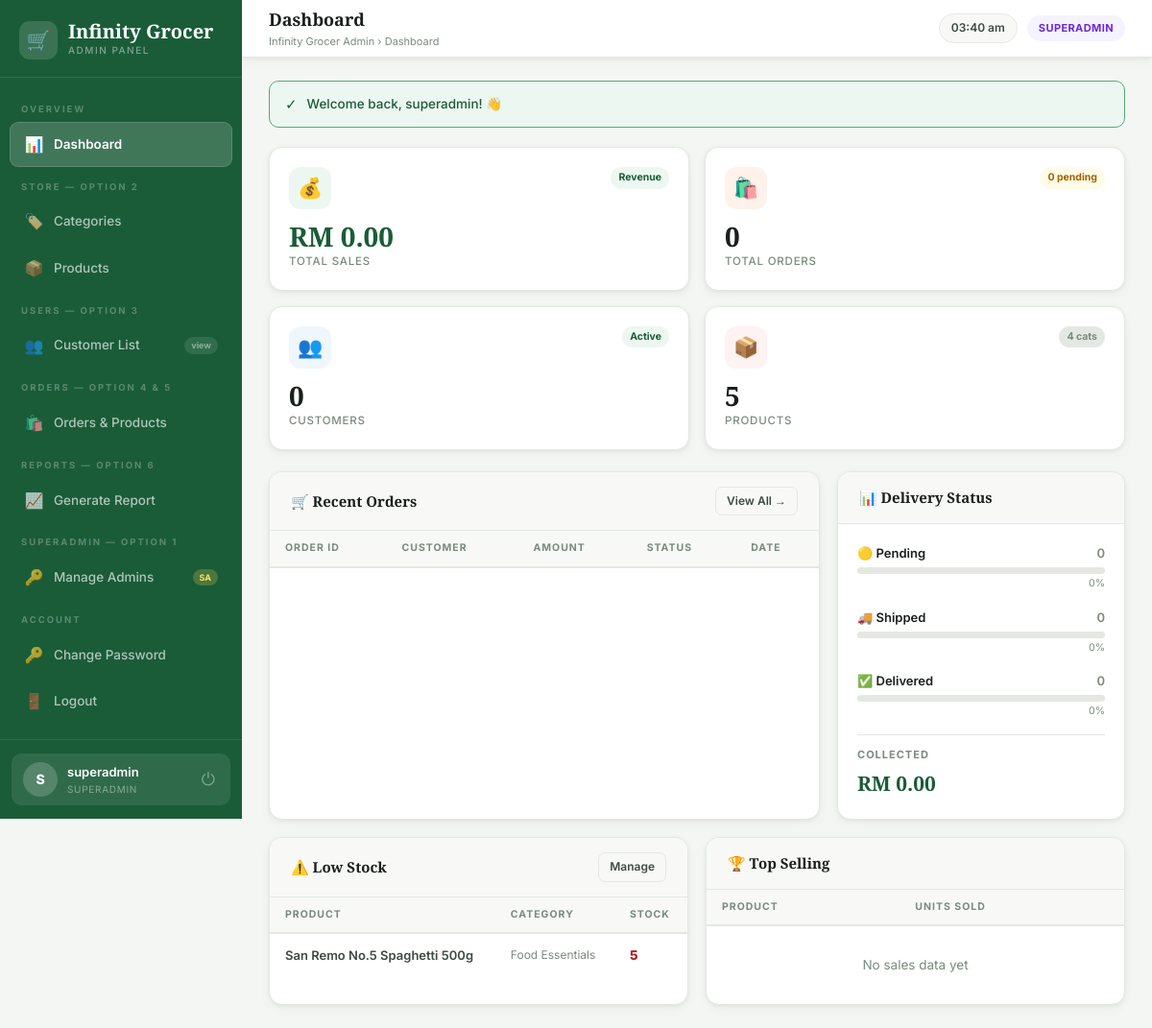
Before: /admin/pages/dashboard.php (signed in) with the older database file.
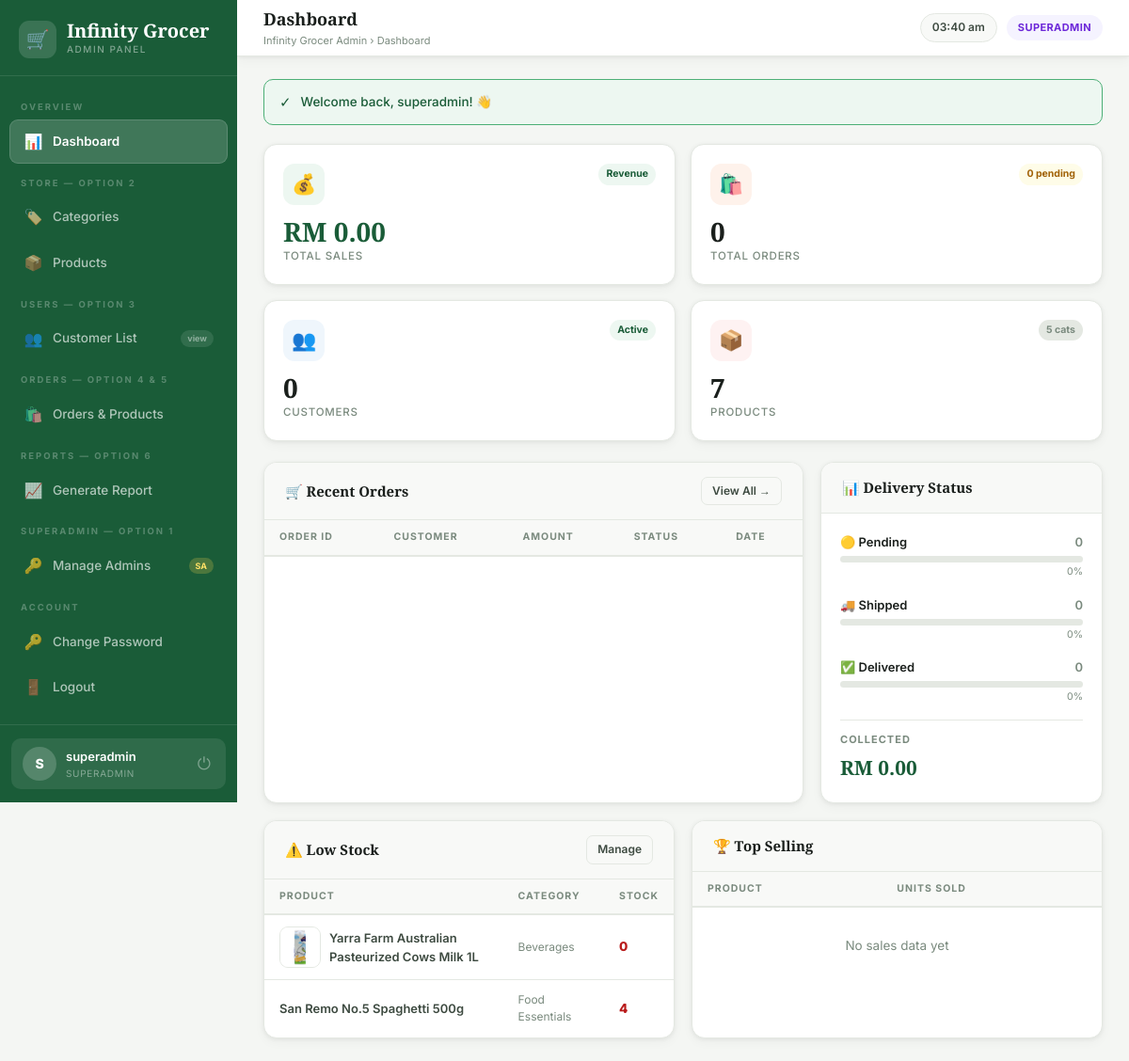
After: the same page with the newer database file.
### tables this page shows
CREATE TABLE IF NOT EXISTS products (
    product_id INT PRIMARY KEY AUTO_INCREMENT,
    category_id int NOT NULL,
    name VARCHAR(255) NOT NULL,
    description TEXT,
    price DECIMAL(10, 2) NOT NULL,
    stock_quantity int NOT NULL,
    created_at TIMESTAMP NOT NULL DEFAULT CURRENT_TIMESTAMP,
    FOREIGN KEY (category_id) REFERENCES categories(category_id),
    product_image VARCHAR(255),
    active BOOLEAN NOT NULL DEFAULT TRUE
);

CREATE TABLE IF NOT EXISTS categories (
    category_id INT PRIMARY KEY AUTO_INCREMENT,
    category_name VARCHAR(255) NOT NULL UNIQUE
);

### admin/includes/auth.php (called while the page is built, shortened)
<?php
function sanitize($v) { return htmlspecialchars(strip_tags(trim($v ?? ''))); }
function pct($part, $total) { return $total > 0 ? round($part/$total*100) : 0; }
?>

### admin/pages/dashboard.php (the view, shortened to what the changed rows need)
<?php
require_once '../includes/auth.php';
$db=getDB();
$s_orders    =$db->query("SELECT COUNT(*) c FROM orders")->fetch_assoc()['c'];
$s_products  =$db->query("SELECT COUNT(*) c FROM products WHERE active = 1")->fetch_assoc()['c'];
$s_pending   =$db->query("SELECT COUNT(*) c FROM orders WHERE delivery_status='pending'")->fetch_assoc()['c'];
$s_shipped   =$db->query("SELECT COUNT(*) c FROM orders WHERE delivery_status='shipped'")->fetch_assoc()['c'];
$s_delivered =$db->query("SELECT COUNT(*) c FROM orders WHERE delivery_status='delivered'")->fetch_assoc()['c'];
$s_cats      =$db->query("SELECT COUNT(*) c FROM categories")->fetch_assoc()['c'];
$low=$db->query("SELECT p.name,p.stock_quantity,p.product_image,c.category_name FROM products p JOIN categories c ON p.category_id=c.category_id WHERE p.stock_quantity<=15 AND p.active = 1 ORDER BY p.stock_quantity ASC LIMIT 6");
require_once '../includes/header.php';
?>
<div class="stats-grid">
  <div class="stat-card">
    <div class="sc-top"><div class="sc-icon r">📦</div><span class="sc-tag neu"><?= $s_cats ?> cats</span></div>
    <div class="sc-val"><?= number_format($s_products) ?></div>
    <div class="sc-lbl">Products</div>
  </div>
</div>
<div style="display:grid;grid-template-columns:1fr 300px;gap:18px;margin-bottom:18px">
  <div class="card">
    <div class="tbl-wrap"><table>
      <thead><tr><th>Order ID</th><th>Customer</th><th>Amount</th><th>Status</th><th>Date</th></tr></thead>
    </table></div>
  </div>
  <div class="card">
    <div class="card-body">
      <?php foreach(['pending'=>['🟡','#a16207',$s_pending],'shipped'=>['🚚','#1d6fa4',$s_shipped],'delivered'=>['✅','#1a5c38',$s_delivered]] as $s=>[$ic,$col,$cnt]): $p=pct($cnt,$s_orders); ?>
      <div style="margin-bottom:16px">
        <div style="display:flex;justify-content:space-between;margin-bottom:5px">
          <span style="font-size:13px;font-weight:600"><?= $ic ?> <?= ucfirst($s) ?></span>
          <span style="font-size:13px;color:var(--text3);font-weight:600"><?= $cnt ?></span>
        </div>
        <div class="prog-bar"><div class="prog-fill" style="width:<?= $p ?>%;background:<?= $col ?>"></div></div>
        <div style="font-size:10.5px;color:var(--text3);text-align:right;margin-top:2px"><?= $p ?>%</div>
      </div>
      <?php endforeach; ?>
    </div>
  </div>
</div>
<div style="display:grid;grid-template-columns:1fr 1fr;gap:18px">
  <div class="card">
    <div class="tbl-wrap"><table>
      <thead><tr><th>Product</th><th>Category</th><th>Stock</th></tr></thead>
      <tbody>
      <?php $any=false; while($p=$low->fetch_assoc()): $any=true; ?>
      <tr>
        <td><div style="display:flex;align-items:center;gap:9px">
          <?php if($p['product_image']): ?><img src="<?= sanitize($p['product_image']) ?>" class="p-thumb" onerror="this.style.display='none'" alt="">
          <?php else: ?><div class="p-thumb-ph">📦</div><?php endif; ?>
          <span style="font-weight:600;font-size:13px"><?= sanitize($p['name']) ?></span>
        </div></td>
        <td style="color:var(--text3);font-size:12px"><?= sanitize($p['category_name']) ?></td>
        <td><span style="font-weight:800;color:<?= $p['stock_quantity']<=5?'var(--red)':'var(--orange)' ?>"><?= $p['stock_quantity'] ?></span></td>
      </tr>
      <?php endwhile; if(!$any): ?><tr><td colspan="3" style="text-align:center;padding:30px;color:var(--text3)">✅ All stocked well</td></tr><?php endif; ?>
      </tbody>
    </table></div>
  </div>
  <div class="card">
    <div class="tbl-wrap"><table>
      <thead><tr><th>Product</th><th>Units Sold</th></tr></thead>
    </table></div>
  </div>
</div>
<?php require_once '../includes/footer.php'; ?>

Changed rows visible on the page:
added products: product_image (picture), name "Yarra Farm Australian Pasteurized Cows Milk 1L", category.category_name "Beverages", stock_quantity "0"
changed products "San Remo No.5 Spaghetti 500g": stock_quantity "5" → "4"
Other visible differences:
$s_cats: "4" → "5"
$s_products: "5" → "7"
